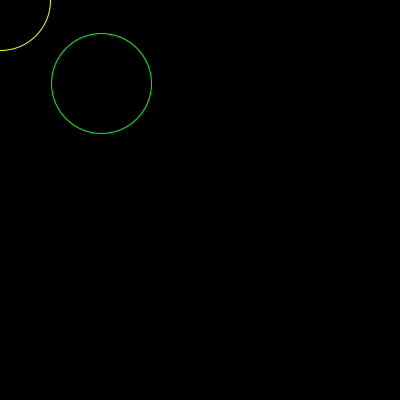
Frame 1 (no input)
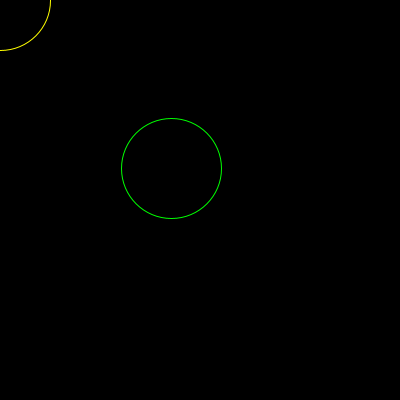
Frame 60 (the mouse pressed at the canvas centre just before this capture)
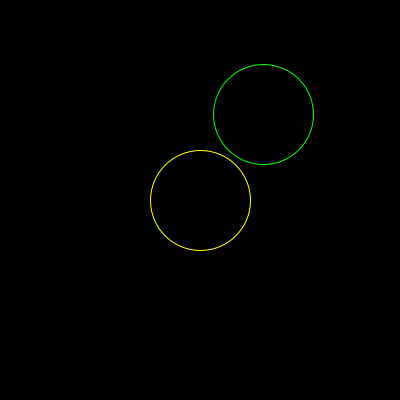
Frame 120 (the mouse held since frame 60 and released just before this capture)

The Processing sketch that drew these frames (run headless with seeded random() and noise(); from frame 60 on, the mouse is pressed at the canvas centre):

// Processing sketch: dist___function_example
// ── dist___function_example.pde

float d;
float a =0;

void setup() {
  size(400, 400);
  background(0);
  noFill();
}

void draw() {

  float x = noise(a, 10) * width;
  float y = noise(a, 20) * height;

  float d = dist(x,y,mouseX,mouseY);
  if ( d > 100) {
    strokeWeight(1);
  } else {
    strokeWeight(5);
  }

  background(0);
  stroke(255, 255, 0);
  ellipse(mouseX, mouseY, 100, 100);

  stroke(0, 255, 0);
  ellipse( x, y, 100, 100);

  a = a + 0.01;
}
